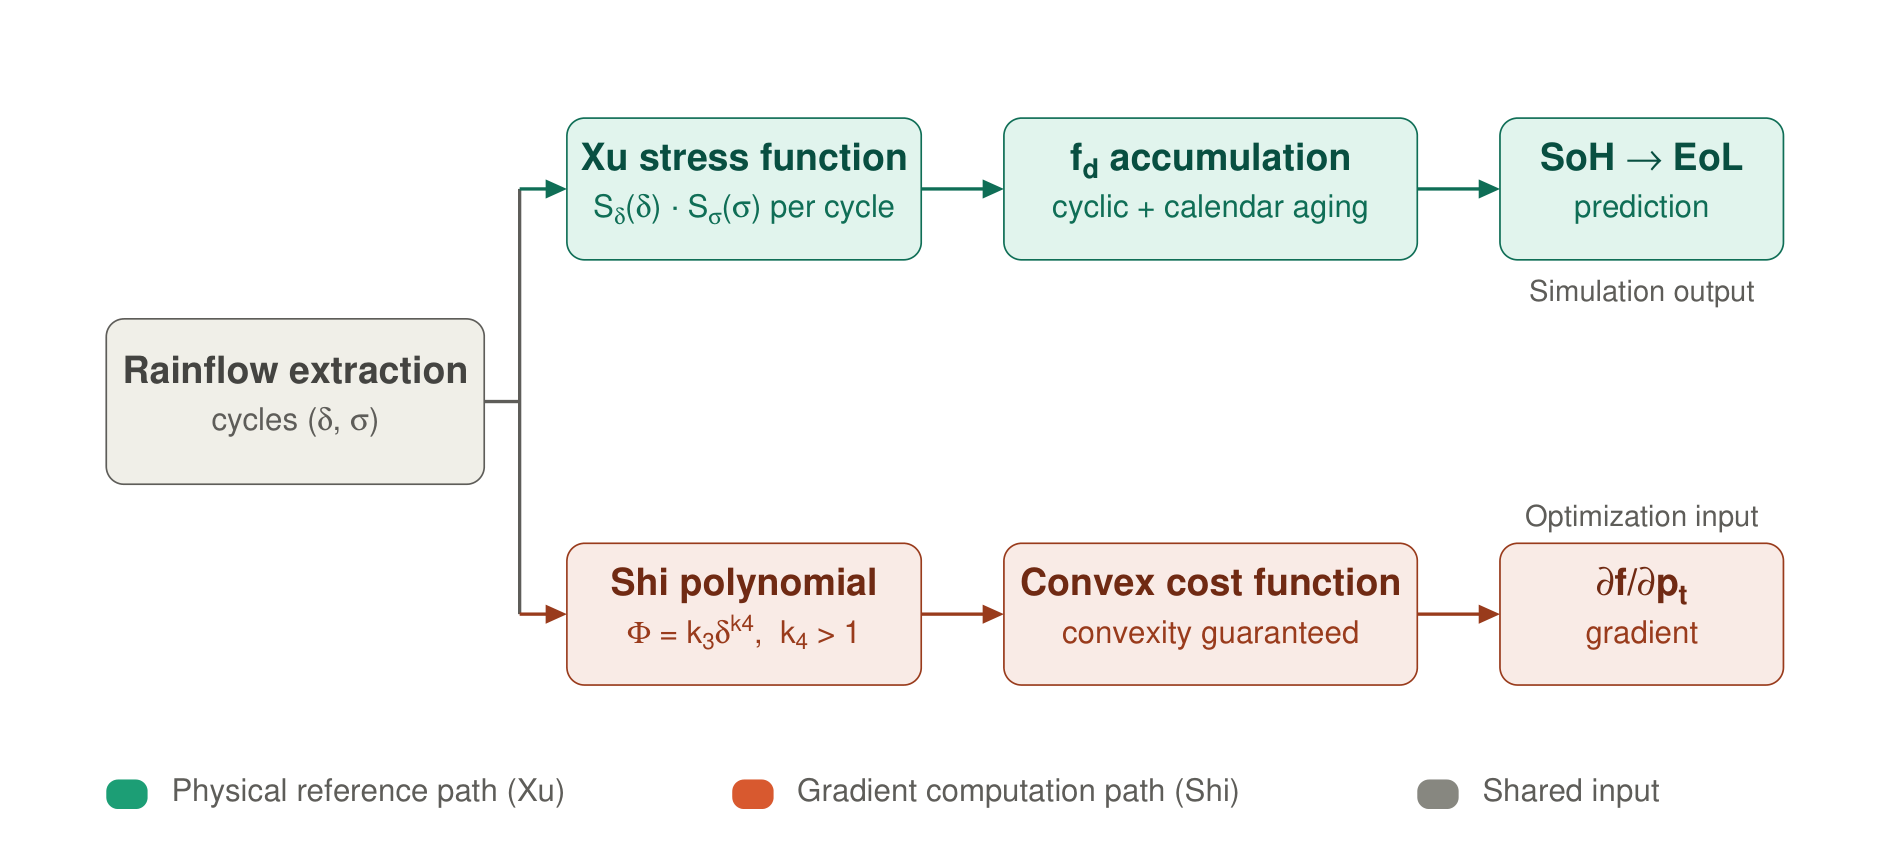

This figure's Python source:
"""
fig_rainflow_dual_path.py
-------------------------
Two-path degradation architecture (thesis label fig:dual_phi_arch).
ReportLab only, no matplotlib.

Run: python fig_rainflow_dual_path.py
Output: set OUTPUT below to "png", "pdf" or "both". Files are written next to
        this script. The PNG is rasterised from the same PDF the vector output
        uses, so the two cannot differ.

PNG export needs PyMuPDF (pip install pymupdf) or Poppler's pdftoppm on PATH.
"""

from __future__ import annotations
from pathlib import Path
import io
import shutil
import subprocess
import tempfile

from reportlab.pdfgen import canvas as rl_canvas
from reportlab.lib.colors import HexColor, white
from reportlab.lib.units import mm
from reportlab.pdfbase.pdfmetrics import stringWidth

# -- Output ------------------------------------------------------------------ #
OUTPUT = "png"                      # "png", "pdf" or "both"
STEM = "fig_rainflow_dual_path"      # output filename without extension

# ── Palette ───────────────────────────────────────────────────────────────────
TEAL_FILL   = HexColor("#E1F5EE")
TEAL_STR    = HexColor("#0F6E56")
TEAL_TITLE  = HexColor("#085041")
TEAL_SUB    = HexColor("#0F6E56")
TEAL_ARR    = HexColor("#0F6E56")

CORAL_FILL  = HexColor("#FAECE7")
CORAL_STR   = HexColor("#993C1D")
CORAL_TITLE = HexColor("#712B13")
CORAL_SUB   = HexColor("#993C1D")
CORAL_ARR   = HexColor("#993C1D")

GRAY_FILL   = HexColor("#F1EFE8")
GRAY_STR    = HexColor("#5F5E5A")
GRAY_TITLE  = HexColor("#444441")
GRAY_SUB    = HexColor("#5F5E5A")
GRAY_ARR    = HexColor("#5F5E5A")

MUTED       = HexColor("#5F5E5A")

# ── Canvas ────────────────────────────────────────────────────────────────────
FIG_W = 160 * mm
FIG_H =  72 * mm
DPI   = 300

# ── Layout (all in mm, converted inline) ──────────────────────────────────────
TOP_CY  = 56 * mm
BOT_CY  = 20 * mm
BOX_H   = 12 * mm
BOX_R   =  1.5 * mm

# Box widths are set from the widest string each box carries, measured with
# check_fit() below, plus 2 mm of padding. Margins are 9 mm on both sides.
IN_X    =  9 * mm
IN_W    = 32 * mm
IN_CY   = (TOP_CY + BOT_CY) / 2
IN_H    = 14 * mm

# Content boxes, 7 mm between columns for the arrows
B1_X    =  48 * mm; B1_W = 30 * mm
B2_X    =  85 * mm; B2_W = 35 * mm
B3_X    = 127 * mm; B3_W = 24 * mm

# Labels carrying sub- or superscripts, as (string, style) segments.
# The dispatch sub-gradient. Three points are easy to get wrong here:
#   f, not f_d.    f is the dispatch degradation cost of Equation 2.18; f_d is
#                  the annual fractional capacity loss, a different object, which
#                  belongs on the top row of this figure.
#   p_t, not e_t.  The LP consumes the derivative with respect to the dispatch
#                  decision, not the energy state.
#   No superscript. The box stands for the whole sub-gradient vector, which has a
#                  charge and a discharge component (Equations 2.22 and 2.23).
#                  Writing p_t^ch would name only half of what the box outputs.
#                  The caption declares the bare form and cites both equations.
GRADIENT_LABEL = [("\u2202f/\u2202p", ""), ("t", "sub")]
FD_LABEL       = [("f", ""), ("d", "sub"), (" accumulation", "")]
XU_STRESS_SUB  = [("S", ""), ("\u03b4", "sub"), ("(\u03b4) \u00b7 S", ""),
                  ("\u03c3", "sub"), ("(\u03c3) per cycle", "")]
SHI_SUB        = [("\u03a6 = k", ""), ("3", "sub"), ("\u03b4", ""),
                  ("k", "sup"), ("4", "sup"), (",  k", ""), ("4", "sub"),
                  (" > 1", "")]

FS_TITLE = 9
FS_SUB   = 7.5
FS_LABEL = 7
FS_LEG   = 7.5
LEG_Y    = 3.5 * mm


# ── Drawing helpers ───────────────────────────────────────────────────────────
def rounded_rect(c, x, y, w, h, r, fill, stroke, sw=0.4):
    p = c.beginPath()
    p.moveTo(x + r, y)
    p.lineTo(x + w - r, y)
    p.arcTo(x + w - 2*r, y,           x + w,     y + 2*r, startAng=-90, extent=90)
    p.lineTo(x + w, y + h - r)
    p.arcTo(x + w - 2*r, y + h - 2*r, x + w,     y + h,   startAng=0,   extent=90)
    p.lineTo(x + r, y + h)
    p.arcTo(x,       y + h - 2*r,     x + 2*r,   y + h,   startAng=90,  extent=90)
    p.lineTo(x, y + r)
    p.arcTo(x,       y,               x + 2*r,   y + 2*r, startAng=180, extent=90)
    p.close()
    c.setFillColor(fill); c.setStrokeColor(stroke); c.setLineWidth(sw)
    c.drawPath(p, fill=1, stroke=1)


def seg_width(segs, font, size):
    """Width of a segment list, sub- and superscripts included."""
    total = 0.0
    for s, st in segs:
        if st == "subsup":                       # stacked, so they share an x
            total += max(stringWidth(s[0], font, size * 0.72),
                         stringWidth(s[1], font, size * 0.72))
        else:
            total += stringWidth(s, font, size if st == "" else size * 0.72)
    return total


def draw_centred_segs(c, cx, y, segs, font, size, color):
    """Centred text from (string, style) pairs.

    style is "", "sub", "sup", or "subsup". For "subsup" the string is a
    (subscript, superscript) pair drawn one above the other at the same x, as
    in p_t^ch.
    """
    x = cx - seg_width(segs, font, size) / 2
    c.setFillColor(color)
    small = size * 0.72
    for s, st in segs:
        if st == "subsup":
            c.setFont(font, small)
            c.drawString(x, y - 0.22 * size, s[0])
            c.drawString(x, y + 0.38 * size, s[1])
            x += max(stringWidth(s[0], font, small),
                     stringWidth(s[1], font, small))
        else:
            fs = size if st == "" else small
            dy = {"": 0.0, "sub": -0.22 * size, "sup": 0.38 * size}[st]
            c.setFont(font, fs)
            c.drawString(x, y + dy, s)
            x += stringWidth(s, font, fs)


def as_segs(text):
    """Accept a plain string or an existing segment list."""
    return text if isinstance(text, list) else [(text, "")]


def draw_box(c, x, cy, w, h, r, fill, stroke,
             title_col, sub_col, title, subtitle):
    y = cy - h / 2
    rounded_rect(c, x, y, w, h, r, fill, stroke)
    cx = x + w / 2
    draw_centred_segs(c, cx, cy + 1.6 * mm, as_segs(title),
                      "Helvetica-Bold", FS_TITLE, title_col)
    draw_centred_segs(c, cx, cy - 2.4 * mm, as_segs(subtitle),
                      "Helvetica", FS_SUB, sub_col)


def arrow_h(c, x1, x2, y, color, lw=0.8):
    """Horizontal arrow from x1 to x2 at height y."""
    head = 1.8 * mm
    hw   = 0.45 * head
    c.setStrokeColor(color); c.setFillColor(color); c.setLineWidth(lw)
    c.line(x1, y, x2 - head * 0.7, y)
    p = c.beginPath()
    p.moveTo(x2, y)
    p.lineTo(x2 - head, y + hw)
    p.lineTo(x2 - head, y - hw)
    p.close()
    c.drawPath(p, fill=1, stroke=0)


def swatch(c, x, y, color, label):
    sw, sh = 3.5 * mm, 2.5 * mm
    c.setFillColor(color); c.setLineWidth(0)
    c.roundRect(x, y, sw, sh, 1 * mm, fill=1, stroke=0)
    c.setFillColor(MUTED)
    c.setFont("Helvetica", FS_LEG)
    c.drawString(x + sw + 2 * mm, y + 0.7 * mm, label)


# ── Build ─────────────────────────────────────────────────────────────────────
def build(buf):
    c = rl_canvas.Canvas(buf, pagesize=(FIG_W, FIG_H))
    c.setFillColor(white)
    c.rect(0, 0, FIG_W, FIG_H, fill=1, stroke=0)

    # Input box
    draw_box(c, IN_X, IN_CY, IN_W, IN_H, BOX_R,
             GRAY_FILL, GRAY_STR, GRAY_TITLE, GRAY_SUB,
             "Rainflow extraction", "cycles (\u03b4, \u03c3)")

    # Fork geometry
    FORK_X = IN_X + IN_W + 3 * mm
    c.setStrokeColor(GRAY_ARR); c.setLineWidth(0.8)
    c.line(IN_X + IN_W, IN_CY, FORK_X, IN_CY)   # horizontal stem
    c.line(FORK_X, BOT_CY, FORK_X, TOP_CY)       # vertical spine

    # Arms with arrowheads into first boxes
    arrow_h(c, FORK_X, B1_X, TOP_CY, TEAL_ARR)
    arrow_h(c, FORK_X, B1_X, BOT_CY, CORAL_ARR)

    # ── Top row (teal) ───────────────────────────────────────────────────────
    draw_box(c, B1_X, TOP_CY, B1_W, BOX_H, BOX_R,
             TEAL_FILL, TEAL_STR, TEAL_TITLE, TEAL_SUB,
             "Xu stress function", XU_STRESS_SUB)

    arrow_h(c, B1_X + B1_W, B2_X, TOP_CY, TEAL_ARR)

    draw_box(c, B2_X, TOP_CY, B2_W, BOX_H, BOX_R,
             TEAL_FILL, TEAL_STR, TEAL_TITLE, TEAL_SUB,
             FD_LABEL, "cyclic + calendar aging")

    arrow_h(c, B2_X + B2_W, B3_X, TOP_CY, TEAL_ARR)

    draw_box(c, B3_X, TOP_CY, B3_W, BOX_H, BOX_R,
             TEAL_FILL, TEAL_STR, TEAL_TITLE, TEAL_SUB,
             "SoH \u2192 EoL", "prediction")

    c.setFillColor(MUTED); c.setFont("Helvetica", FS_LABEL)
    c.drawCentredString(B3_X + B3_W / 2,
                        TOP_CY - BOX_H / 2 - 3.5 * mm,
                        "Simulation output")

    # ── Bottom row (coral) ───────────────────────────────────────────────────
    # Use ASCII-safe subtitle: "Phi = k3*delta^k4, k4 > 1"
    draw_box(c, B1_X, BOT_CY, B1_W, BOX_H, BOX_R,
             CORAL_FILL, CORAL_STR, CORAL_TITLE, CORAL_SUB,
             "Shi polynomial", SHI_SUB)

    arrow_h(c, B1_X + B1_W, B2_X, BOT_CY, CORAL_ARR)

    draw_box(c, B2_X, BOT_CY, B2_W, BOX_H, BOX_R,
             CORAL_FILL, CORAL_STR, CORAL_TITLE, CORAL_SUB,
             "Convex cost function", "convexity guaranteed")

    arrow_h(c, B2_X + B2_W, B3_X, BOT_CY, CORAL_ARR)

    draw_box(c, B3_X, BOT_CY, B3_W, BOX_H, BOX_R,
             CORAL_FILL, CORAL_STR, CORAL_TITLE, CORAL_SUB,
             GRADIENT_LABEL, "gradient")

    c.setFillColor(MUTED); c.setFont("Helvetica", FS_LABEL)
    c.drawCentredString(B3_X + B3_W / 2,
                        BOT_CY + BOX_H / 2 + 1.5 * mm,
                        "Optimization input")

    # ── Legend ───────────────────────────────────────────────────────────────
    swatch(c, IN_X,       LEG_Y, HexColor("#1D9E75"),
           "Physical reference path (Xu)")
    swatch(c, 62 * mm,    LEG_Y, HexColor("#D85A30"),
           "Gradient computation path (Shi)")
    swatch(c, 120 * mm,   LEG_Y, HexColor("#888780"),
           "Shared input")

    c.save()


# -- Fit check ---------------------------------------------------------------- #
BOXES = [
    ("input",     IN_W, "Rainflow extraction",  "cycles (\u03b4, \u03c3)"),
    ("xu",        B1_W, "Xu stress function",  XU_STRESS_SUB),
    ("fd",        B2_W, FD_LABEL,              "cyclic + calendar aging"),
    ("soh",       B3_W, "SoH \u2192 EoL",           "prediction"),
    ("shi",       B1_W, "Shi polynomial",      SHI_SUB),
    ("convex",    B2_W, "Convex cost function", "convexity guaranteed"),
    ("gradient",  B3_W, GRADIENT_LABEL,         "gradient"),
]


def check_fit(pad=2 * mm):
    """Warn if any label is wider than the box that holds it."""
    bad = []
    for tag, w, title, sub in BOXES:
        tw = seg_width(as_segs(title), "Helvetica-Bold", FS_TITLE)
        sw = seg_width(as_segs(sub), "Helvetica", FS_SUB)
        need = max(tw, sw)
        if need > w - pad:
            bad.append(f"  {tag}: needs {need / mm:.1f} mm in a "
                       f"{(w - pad) / mm:.1f} mm box")
    if bad:
        print("WARNING: text wider than its box")
        print("\n".join(bad))
    else:
        print("fit check: all labels inside their boxes")


# -- Output ------------------------------------------------------------------ #
def write_png(pdf_bytes: bytes, png_path: Path, dpi: int = DPI) -> bool:
    """Rasterise an in-memory PDF to PNG. PyMuPDF first, then Poppler's pdftoppm."""
    try:
        try:
            import pymupdf              # PyMuPDF 1.24.3 and later
        except ImportError:
            import fitz as pymupdf      # older releases expose it as fitz
        doc = pymupdf.open(stream=pdf_bytes, filetype="pdf")
        doc.load_page(0).get_pixmap(dpi=dpi, alpha=False).save(str(png_path))
        doc.close()
        return True
    except ImportError:
        pass
    exe = shutil.which("pdftoppm")
    if exe is None:
        print("PNG not written. Install PyMuPDF with: pip install pymupdf")
        return False
    with tempfile.TemporaryDirectory() as tmp:
        tmp_pdf = Path(tmp) / "page.pdf"
        tmp_pdf.write_bytes(pdf_bytes)
        subprocess.run([exe, "-png", "-r", str(dpi), "-singlefile",
                        str(tmp_pdf), str(png_path.with_suffix(""))], check=True)
    return True


if OUTPUT not in ("png", "pdf", "both"):
    raise ValueError(f'OUTPUT must be "png", "pdf" or "both", not {OUTPUT!r}')

check_fit()

OUT = Path(__file__).parent

pdf_buf = io.BytesIO()
build(pdf_buf)
pdf_bytes = pdf_buf.getvalue()

if OUTPUT in ("pdf", "both"):
    pdf_path = OUT / f"{STEM}.pdf"
    pdf_path.write_bytes(pdf_bytes)
    print(f"Saved {pdf_path.name}  ({len(pdf_bytes) // 1024} KB)")

if OUTPUT in ("png", "both"):
    png_path = OUT / f"{STEM}.png"
    if write_png(pdf_bytes, png_path):
        print(f"Saved {png_path.name}  ({DPI} dpi)")
